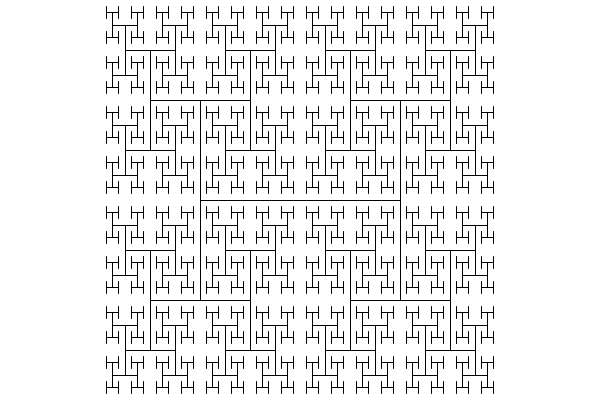
Frame 1 (no input)
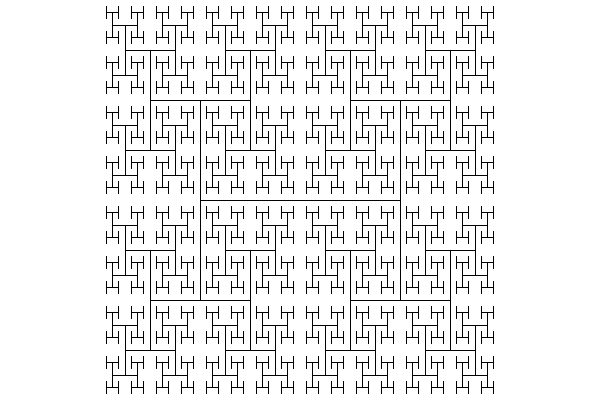
Frame 2 (the mouse pressed at the canvas centre, redrawn once)

The Processing sketch that drew these frames (run headless with seeded random() and noise(); the mouse was pressed at the canvas centre and the sketch redrawn once):

// Processing sketch: lines_2
// ── lines_2.pde


void setup() {
  size(600, 400);
  background(255);
}


void draw() {
  lines(width/2, height/2, width/6);
  noLoop();
}


void lines(float x, float y, float w) {
  if(w >= 4) {
   line(x - w, y, x + w, y);
   line(x - w, y + w, x - w, y - w);
   line(x + w, y - w, x + w, y + w);
   println(w);
   lines(x - w, y + w, w/2);
   lines(x - w, y - w, w/2);
   lines(x + w, y + w, w/2);
   lines(x + w, y - w, w/2);
  }
}
